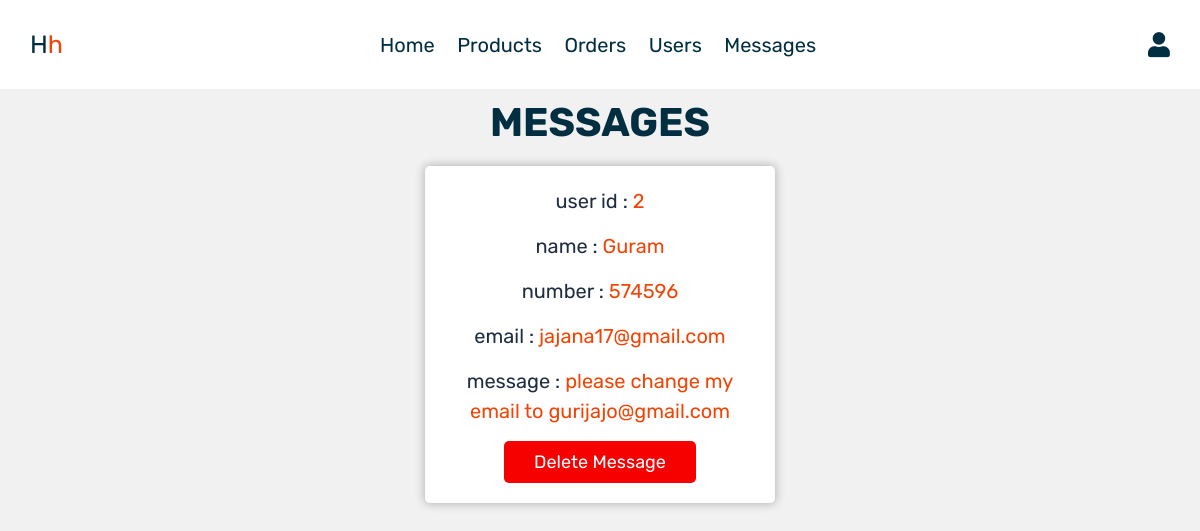
Screenshot of /admin_contacts.php (signed in) with the database file from the repository.
### tables this page shows
CREATE TABLE `message` (
  `id` int(100) NOT NULL,
  `user_id` int(100) NOT NULL,
  `name` varchar(100) NOT NULL,
  `email` varchar(100) NOT NULL,
  `number` varchar(12) NOT NULL,
  `message` varchar(500) NOT NULL
);

### admin_contacts.php (the view, shortened to what this page needs)
<?php
include 'conn.php';
?>
<!DOCTYPE html>
<html lang="en">
<head>
   <link rel="stylesheet" href="https://cdnjs.cloudflare.com/ajax/libs/font-awesome/6.0.0/css/all.min.css">
   <link rel="stylesheet" href="CSS/admin_style.css">
</head>
<body>
<?php include 'admin_header.php'; ?>
<section class="messages">
   <h1 class="title"> messages </h1>
   <div class="box-container">
   <?php
      $select_message = mysqli_query($conn, "SELECT * FROM `message`") or die('query failed');
      if(mysqli_num_rows($select_message) > 0){
         while($fetch_message = mysqli_fetch_assoc($select_message)){
   ?>
   <div class="box">
      <p> user id : <span><?php echo $fetch_message['user_id']; ?></span> </p>
      <p> name : <span><?php echo $fetch_message['name']; ?></span> </p>
      <p> number : <span><?php echo $fetch_message['number']; ?></span> </p>
      <p> email : <span><?php echo $fetch_message['email']; ?></span> </p>
      <p> message : <span><?php echo $fetch_message['message']; ?></span> </p>
      <a href="admin_contacts.php?delete=<?php echo $fetch_message['id']; ?>" onclick="return confirm('delete this message?');" class="delete-btn">delete message</a>
   </div>
   <?php
      };
   }else{
      echo '<p class="empty">you have no messages!</p>';
   }
   ?>
   </div>
</section>
</body>
</html>

### CSS/admin_style.css (style rules this page uses)
:root { --orange: #F24405; --red: #F70000; --yellow: #F24405; --black: #012E40; --white: #FFFFFF; --light-color: #1F2D40; --light-white: #F5F5F5; --light-bg: #012E40; }
* { font-family: 'Rubik', sans-serif; margin:0; padding:0; box-sizing: border-box; outline: none; border:none; text-decoration: none; transition:all .2s linear; }
html { font-size: 62.5%; overflow-x: hidden; }
body { background-color: var(--light-white); }
section { border: var(--border); border-radius: 0.5rem; padding: 1rem; text-align: center; font-size: 2rem; }
.title { text-align: center; margin-bottom: 2rem; text-transform: uppercase; color:var(--black); font-size: 4rem; }
.btn, .option-btn, .delete-btn, .white-btn { display: inline-block; margin-top: 1rem; padding:1rem 3rem; cursor: pointer; color:var(--white); font-size: 1.8rem; border-radius: .5rem; text-transform: capitalize; }
.delete-btn { background-color: var(--red); }
.messages .box-container { display: grid; grid-template-columns: repeat(auto-fit, 35rem); justify-content: center; gap:1.5rem; max-width: 1200px; margin:0 auto; align-items: flex-start; }
.messages .box-container .box { background-color: var(--white); padding:2rem; border:var(--border); box-shadow: 0 0 10px 1px rgba(0, 0, 0, 0.25); border-radius: .5rem; }
.messages .box-container .box p { padding-bottom: 1.5rem; font-size: 2rem; color:var(--light-color); line-height: 1.5; }
.messages .box-container .box p span { color:var(--orange); }
.messages .box-container .box .delete-btn { margin-top: 0; }
* { margin: 0; padding: 0; box-sizing: border-box; }
body { font-family: Arial, sans-serif; background-color: #f1f1f1; }

### rows the page displays
message: user "2", name "Guram", number "574596", email "jajana17@gmail.com", message "please change my email to gurijajo@gmail.com"
